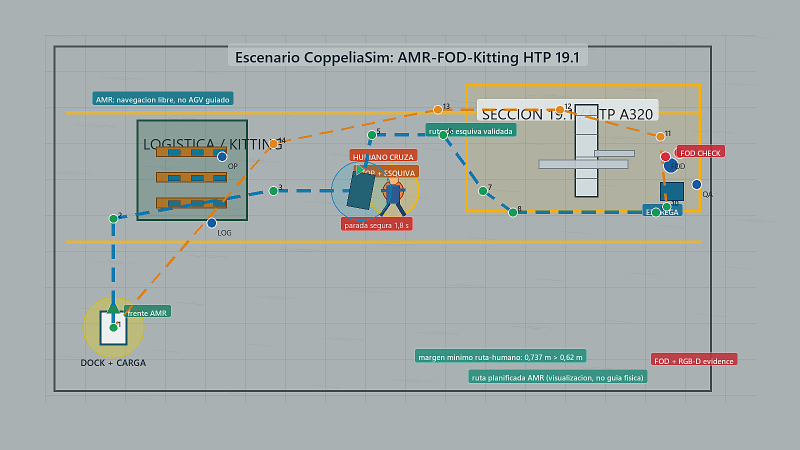
#> input picture actividad1/figures/source/coppeliasim_youbot_render.png, 1600 x 900 px (shown at 1/2 size)
$ python postprocess_coppeliasim_capture.py
#> lines starting #> are read from the running program, lines starting #| are printed output that depends on the picture
from __future__ import annotations

from pathlib import Path
from random import Random

from PIL import Image, ImageDraw, ImageFilter, ImageFont


ACTIVITY = Path(__file__).resolve().parents[1]
SRC = ACTIVITY / "figures" / "source"
TEXTURE = SRC / "coppeliasim_floor_texture.png"
RAW = SRC / "coppeliasim_youbot_render.png"
FINAL = SRC / "coppeliasim_youbot_capture.png"


def font(size: int, bold: bool = False) -> ImageFont.FreeTypeFont | ImageFont.ImageFont:
    candidates = [
        Path("C:/Windows/Fonts/seguisb.ttf" if bold else "C:/Windows/Fonts/segoeui.ttf"),
        Path("C:/Windows/Fonts/arialbd.ttf" if bold else "C:/Windows/Fonts/arial.ttf"),
    ]
    for candidate in candidates:
        if candidate.exists():
            return ImageFont.truetype(str(candidate), size)
    return ImageFont.load_default()


def create_floor_texture(path: Path) -> None:
    rng = Random(19)
    w = h = 1024
    img = Image.new("RGB", (w, h), (164, 170, 174))
    px = img.load()
    for y in range(h):
        for x in range(w):
            base = 166 + int(10 * ((x / w) - 0.5)) + int(6 * ((y / h) - 0.5))
            noise = rng.randint(-13, 13)
            v = max(115, min(205, base + noise))
            px[x, y] = (v, min(210, v + rng.randint(-2, 5)), min(210, v + rng.randint(0, 8)))

    d = ImageDraw.Draw(img, "RGBA")
    for x in range(0, w, 128):
        d.rectangle((x - 1, 0, x + 2, h), fill=(105, 112, 116, 95))
    for y in range(0, h, 128):
        d.rectangle((0, y - 1, w, y + 2), fill=(105, 112, 116, 95))

    for _ in range(360):
        x = rng.randint(0, w - 1)
        y = rng.randint(0, h - 1)
        r = rng.randint(1, 8)
        c = rng.randint(90, 135)
        d.ellipse((x - r, y - r, x + r, y + r), fill=(c, c + 4, c + 7, rng.randint(20, 58)))

    for _ in range(44):
        x = rng.randint(0, w - 1)
        y = rng.randint(0, h - 1)
        length = rng.randint(60, 180)
        d.line((x, y, x + length, y + rng.randint(-10, 10)), fill=(82, 88, 92, 42), width=rng.randint(1, 3))

    img = img.filter(ImageFilter.GaussianBlur(0.35))
    path.parent.mkdir(parents=True, exist_ok=True)
    img.save(path)


def fit_cover(im: Image.Image, size: tuple[int, int]) -> Image.Image:
    w, h = im.size
    tw, th = size
    scale = max(tw / w, th / h)
    nw, nh = int(w * scale), int(h * scale)
    im = im.resize((nw, nh), Image.Resampling.LANCZOS)
    left = (nw - tw) // 2
    top = (nh - th) // 2
    return im.crop((left, top, left + tw, top + th))


def postprocess(raw_path: Path, final_path: Path) -> None:
    raw = Image.open(raw_path).convert("RGB")
    out_w, out_h = 1600, 900
    top_h, left_w, bottom_h = 58, 248, 34
    viewport = (left_w, top_h, out_w, out_h - bottom_h)
    view_w, view_h = viewport[2] - viewport[0], viewport[3] - viewport[1]

    canvas = Image.new("RGB", (out_w, out_h), (230, 234, 238))
    draw = ImageDraw.Draw(canvas, "RGBA")

    scene = fit_cover(raw, (view_w, view_h))
    canvas.paste(scene, (left_w, top_h))

    draw.rectangle((0, 0, out_w, top_h), fill=(43, 48, 56, 255))
    draw.rectangle((0, top_h, left_w, out_h - bottom_h), fill=(244, 246, 248, 255))
    draw.rectangle((0, out_h - bottom_h, out_w, out_h), fill=(219, 224, 228, 255))
    draw.rectangle((left_w, top_h, out_w - 1, out_h - bottom_h - 1), outline=(109, 120, 130, 255), width=2)

    f_title = font(20, True)
    f_ui = font(15)
    f_ui_b = font(15, True)
    f_small = font(12)
    f_mono = font(12)

    draw.text((18, 16), "CoppeliaSim Edu", fill=(245, 248, 251, 255), font=f_title)
    draw.text((208, 20), "HTP 19.1 AMR validation scene", fill=(189, 207, 218, 255), font=f_ui)

    x = 548
    for color in [(58, 151, 169), (255, 170, 84), (201, 50, 54), (55, 171, 129), (118, 99, 218)]:
        draw.rounded_rectangle((x, 14, x + 36, 44), radius=5, fill=(64, 71, 80, 255), outline=(96, 106, 118, 255))
        draw.ellipse((x + 11, 22, x + 25, 36), fill=color + (255,))
        x += 44
    draw.rounded_rectangle((1288, 14, 1568, 44), radius=6, fill=(58, 64, 73, 255), outline=(96, 106, 118, 255))
    draw.text((1302, 21), "Camera: Vision_sensor_overhead   1280x720", fill=(222, 229, 235, 255), font=f_small)

    draw.text((18, 78), "Scene hierarchy", fill=(45, 56, 70, 255), font=f_ui_b)
    tree = [
        ("v", "HTP_19_1_validation_scene"),
        ("  >", "KUKA YouBot - active AMR pilot"),
        ("  >", "LiDAR footprint"),
        ("  >", "Logistics racks + kitting"),
        ("  >", "Charging dock"),
        ("  >", "Human crossing + safe bypass"),
        ("  >", "Expanded HTP 19.1 workcell"),
        ("  >", "FOD capture marker"),
        ("  >", "Mission state plates"),
    ]
    y = 112
    for prefix, label in tree:
        color = (23, 120, 139, 255) if "YouBot" in label or "Mission" in label else (55, 63, 72, 255)
        draw.text((18, y), f"{prefix} {label}", fill=color, font=f_small)
        y += 30

    draw.text((18, 418), "Simulation log", fill=(45, 56, 70, 255), font=f_ui_b)
    logs = [
        "[info] AMR pilot route loaded",
        "[info] RFID gate and dock checked",
        "[warn] human detected: stop + bypass",
        "[ok] FOD evidence and return mission logged",
    ]
    y = 452
    for line in logs:
        draw.text((18, y), line, fill=(80, 88, 98, 255), font=f_mono)
        y += 26

    # Small overlay badges inside the viewport, similar to the scene labels visible in a simulator view.
    def badge(x0: int, y0: int, text: str, color: tuple[int, int, int]) -> None:
        tw = int(draw.textlength(text, font=f_small)) + 18
        draw.rounded_rectangle((x0, y0, x0 + tw, y0 + 28), radius=5, fill=color + (214,), outline=(255, 255, 255, 180))
        draw.text((x0 + 9, y0 + 7), text, fill=(255, 255, 255, 255), font=f_small)

    badge(left_w + 34, top_h + 34, "base logistica", (15, 105, 122))
    badge(left_w + view_w - 310, top_h + 54, "estacion HTP 19.1", (229, 126, 43))
    badge(left_w + 510, top_h + view_h - 80, "STOP + esquiva segura", (38, 135, 116))

    draw.text((16, out_h - 26), "ready | simulation stopped | dt=50 ms | render: OpenGL vision sensor | scene: AMR_FOD_Kitting_HTP19_1", fill=(59, 68, 78, 255), font=f_small)
    draw.text((out_w - 322, out_h - 26), "CoppeliaSim validation capture", fill=(59, 68, 78, 255), font=f_small)
    final_path.parent.mkdir(parents=True, exist_ok=True)
    canvas.save(final_path)


def main() -> None:
    create_floor_texture(TEXTURE)
#> in create_floor_texture, `img = Image.new("RGB", (w, h), (164, 170, 174))`:
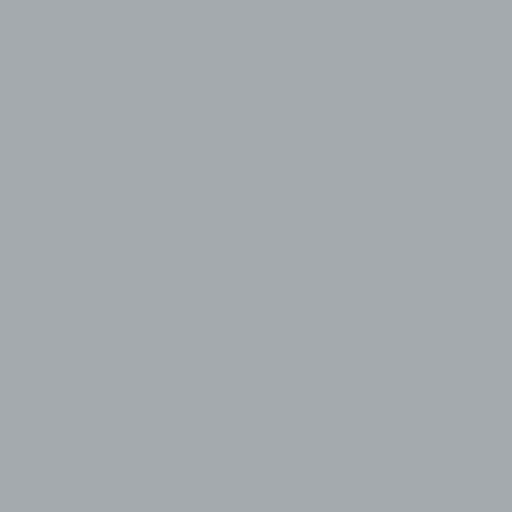
#> img: PIL image 1024x1024 RGB (shown at 1/2 size); mean R, G, B 164, 170, 174
#> the loop in create_floor_texture, `for _ in range(44):` made 44 passes
#> (x, y, length) on passes 1 to 12: (553, 348, 132), (15, 1015, 87), (312, 924, 109), (572, 752, 116), (170, 1, 72), (1013, 152, 118), (96, 306, 67), (77, 554, 85), (337, 255, 127), (508, 442, 150), (678, 616, 60), (120, 832, 141)
#> in create_floor_texture, `img = img.filter(ImageFilter.GaussianBlur(0.35))`:
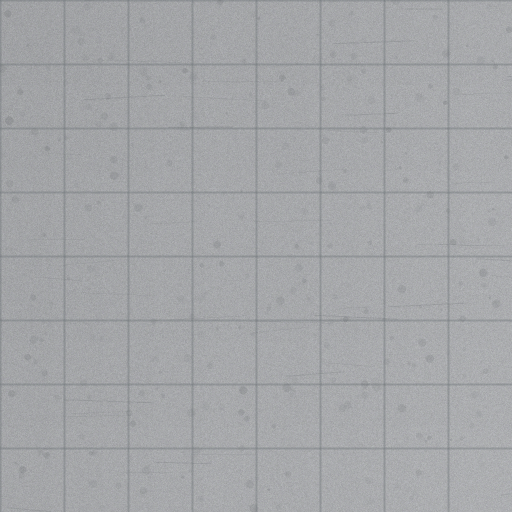
#> img: PIL image 1024x1024 RGB (shown at 1/2 size); mean R, G, B 164.3, 165.9, 168.5
    if not RAW.exists():
        raise FileNotFoundError(f"Raw CoppeliaSim render not found: {RAW}")
    postprocess(RAW, FINAL)
#> in postprocess, raw is the input picture: PIL image 1600x900 RGB; mean R, G, B 164.4, 172.4, 170.2
#> in postprocess, `canvas = Image.new("RGB", (out_w, out_h), (230, 234, 238))`:
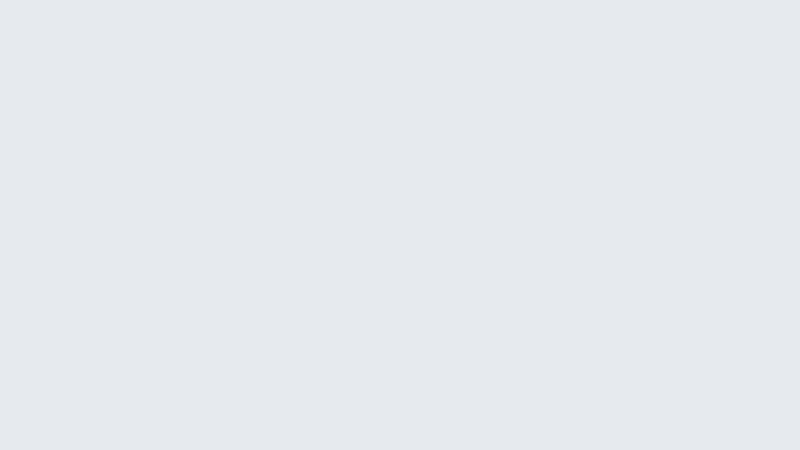
#> canvas: PIL image 1600x900 RGB (shown at 1/2 size); mean R, G, B 230, 234, 238
#> in fit_cover, `im = im.resize((nw, nh), Image.Resampling.LANCZOS)`:
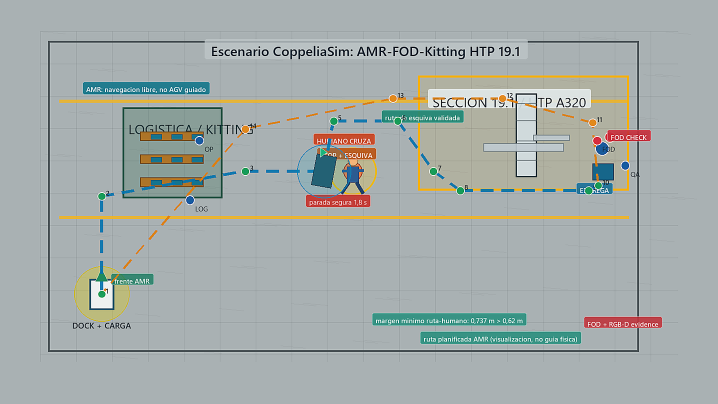
#> im: PIL image 1436x808 RGB (shown at 1/2 size); mean R, G, B 164.5, 172.3, 170.2
#> in fit_cover, `return im.crop((left, top, left + tw, top + th))`:
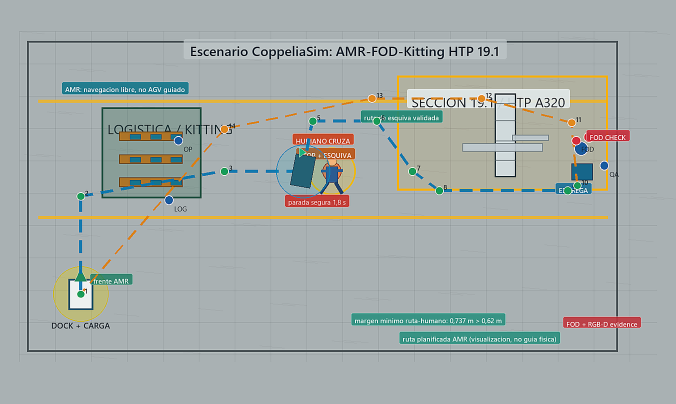
#> returned value: PIL image 1352x808 RGB (shown at 1/2 size); mean R, G, B 164.2, 172, 169.7
#> in postprocess, `canvas.paste(scene, (left_w, top_h))`:
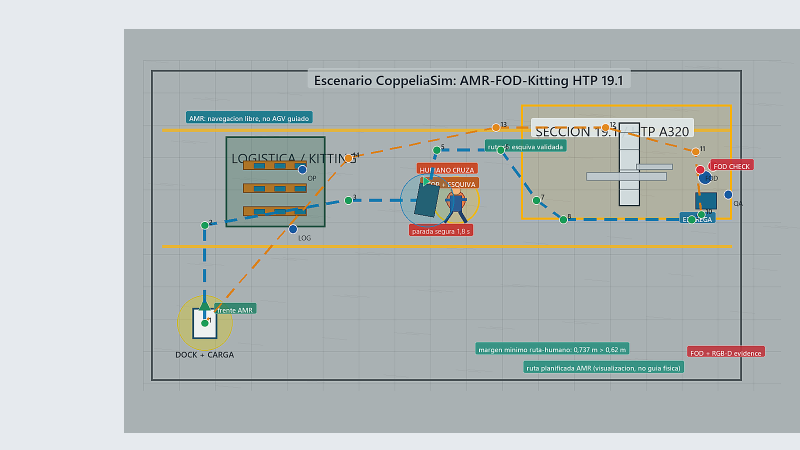
#> canvas: PIL image 1600x900 RGB (shown at 1/2 size); mean R, G, B 180.1, 187, 186.2
#> after the loop in postprocess, `for color in [(58, 151, 169), (255, 170, 84), (201, 50, 54), (55, 171,..`: x = 768
#> after the loop in postprocess, `for prefix, label in tree:`: y = 382
#> after the loop in postprocess, `for line in logs:`: y = 556
#> in badge, `tw = int(draw.textlength(text, font=f_small)) + 18`: tw = 78
#> in postprocess, `canvas.save(final_path)`:
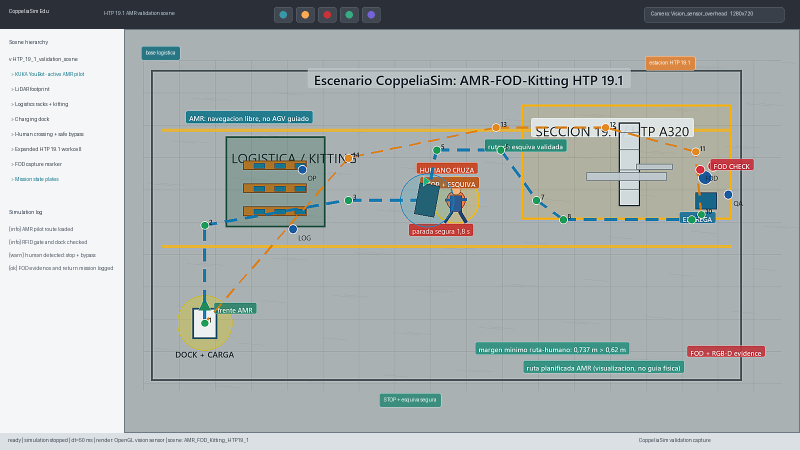
#> saved as coppeliasim_youbot_capture.png: PIL image 1600x900 RGB (shown at 1/2 size); mean R, G, B 168.6, 175.5, 174.6
    print(f"texture={TEXTURE}")
    print(f"capture={FINAL}")


if __name__ == "__main__":
    main()
